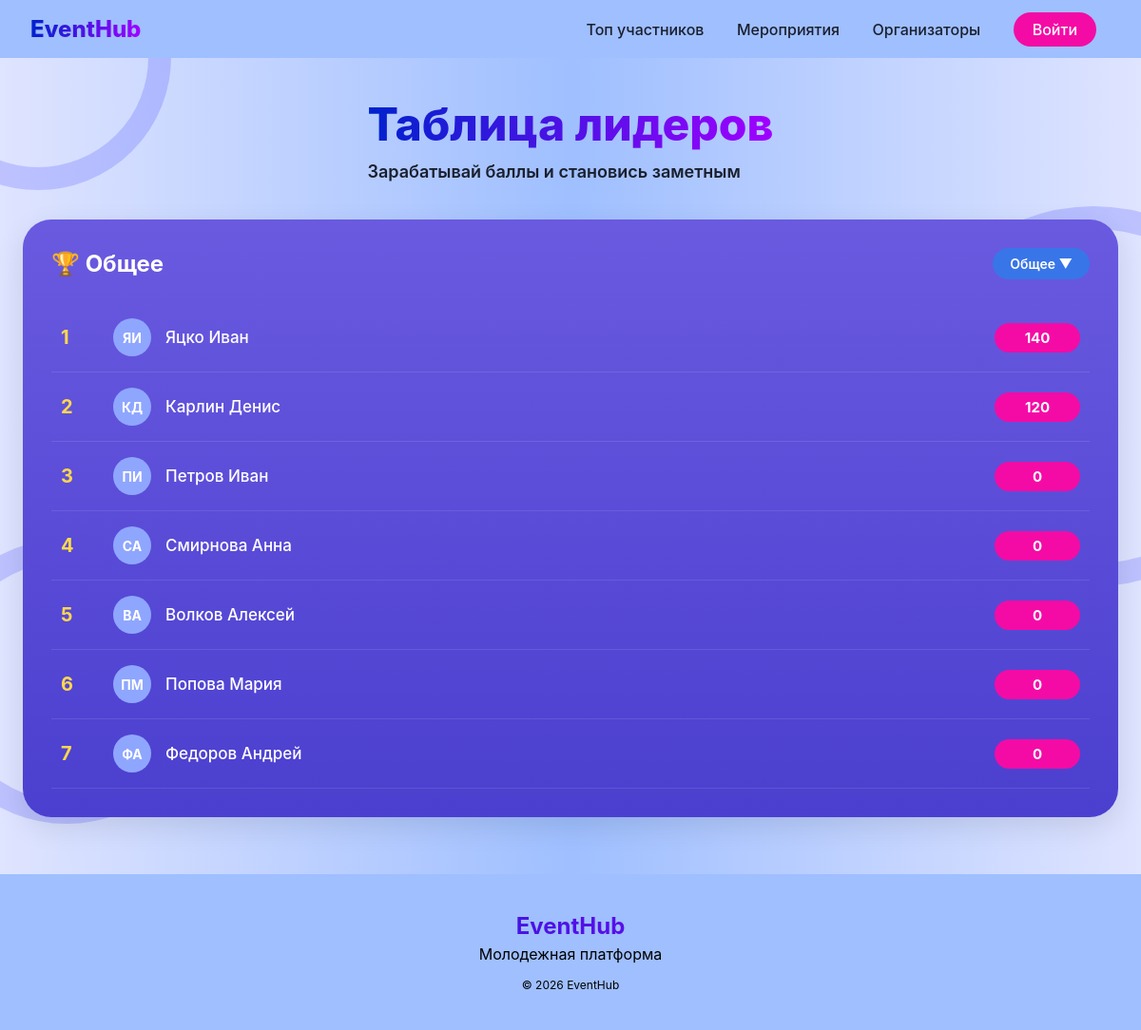
The page /src/pages/top_users_page.php on the database its author committed.
### tables this page shows
CREATE TABLE `event_category` (
  `event_category_id` int NOT NULL,
  `event_category_name` varchar(45) NOT NULL,
  `event_category_descr` varchar(250) NOT NULL
);

CREATE TABLE `rating` (
  `rating_id` int NOT NULL,
  `user_id` int NOT NULL,
  `event_category_id` int NOT NULL,
  `scores` int NOT NULL
);

CREATE TABLE `user` (
  `user_id` int NOT NULL,
  `register_id` int NOT NULL,
  `user_lastname` text NOT NULL,
  `user_name` text NOT NULL,
  `user_midname` text NOT NULL,
  `user_bdate` date NOT NULL,
  `user_city` text NOT NULL
);

### src/pages/top_users_page.php (the view, shortened to what this page needs)
<?php
$db = Database::getConnection();
$category_id = isset($_GET['category']) ? $_GET['category'] : '4';
$categoriesQuery = mysqli_query($db, "SELECT * FROM `event_category` ORDER BY event_category_id ASC");
$currentCategoryName = "Общий рейтинг";
while ($cat = mysqli_fetch_assoc($categoriesQuery)) {
    if ($category_id == $cat['event_category_id']) {
        $currentCategoryName = $cat['event_category_name'];
    }
}
$sql = "SELECT u.user_id, u.user_name, u.user_lastname, u.user_midname, r.scores
        FROM `rating` r
        JOIN `user` u ON r.user_id = u.user_id
        WHERE r.event_category_id = '$category_id'
        ORDER BY r.scores DESC
        LIMIT 50";
$topUsers = mysqli_query($db, $sql);
?>
<!DOCTYPE html>
<html lang="ru">
<head>
</head>
<body>
<div class="bg-circle circle-1"></div>
<div class="bg-circle circle-3"></div>
<header class="header">
    <a href="/" class="logo">EventHub</a>
    <div class="nav">
        <a href="/top_users">Топ участников</a>
        <a href="/events">Мероприятия</a>
        <a href="/organizers">Организаторы</a>
        <?php if (isset($_SESSION['register_id'])): ?>
            <a href="/profile" class="profile-btn">Личный кабинет</a>
        <?php else: ?>
            <a href="/login" class="profile-btn">Войти</a>
        <?php endif; ?>
    </div>
</header>
<main class="content">
    <section class="hero">
        <div class="hero-text">
            <h1>Таблица лидеров</h1>
            <p>Зарабатывай баллы и становись заметным</p>
        </div>
    </section>
    <div class="rating-card">
        <div class="rating-header">
            <div class="rating-title">🏆 <?= htmlspecialchars($currentCategoryName) ?></div>
            <div class="category-filter">
                <div class="dropdown-btn" id="dropdownBtn"><?= htmlspecialchars($currentCategoryName) ?> ▼</div>
            </div>
        </div>
        <div id="list">
            <?php
            $place = 1;
            while ($user = mysqli_fetch_assoc($topUsers)):
                $initials = mb_substr($user['user_lastname'], 0, 1) . mb_substr($user['user_name'], 0, 1);
            ?>
                <div class="rating-item">
                    <a href="/user_stats?id=<?= $user['user_id'] ?>" class="left" style="text-decoration: none; color: inherit;">
                        <div class="rank"><?= $place ?></div>
                        <div class="avatar"><?= $initials ?></div>
                        <div class="name">
                            <?= htmlspecialchars($user['user_lastname']) ?>
                            <?= htmlspecialchars($user['user_name']) ?>
                        </div>
                    </a>
                    <div class="right">
                        <div class="points"><?= $user['scores'] ?></div>
                    </div>
                </div>
            <?php
                $place++;
            endwhile;
            ?>
        </div>
    </div>
</main>
<footer class="footer">
    <h2>EventHub</h2>
    <p>Молодежная платформа</p>
    <p style="margin-top:15px;font-size:12px;">© 2026 EventHub</p>
</footer>
</body>
</html>

### src/pages/top_users_page.php (style rules this page uses)
* { margin: 0; padding: 0; box-sizing: border-box; }
html, body { height: 100%; }
body { font-family: 'Inter', sans-serif; background: linear-gradient(90deg, #DFE4FF 0%, #9FBFFF 50%, #DFE4FF 100%); display: flex; flex-direction: column; }
.bg-circle { position: fixed; border-radius: 50%; border: 24px solid rgba(0,0,255,0.15); z-index: 0; }
.circle-1 { width: 280px; height: 280px; top: -80px; left: -100px; }
.circle-3 { width: 300px; height: 300px; bottom: 20%; left: -80px; }
.header { background: #9FBFFF; display: flex; justify-content: space-between; padding: 16px 32px; align-items: center; position: relative; z-index: 10; flex-shrink: 0; }
.logo { font-weight: 800; font-size: 24px; background: linear-gradient(90deg,#0022CD,#A100FF); -webkit-background-clip: text; color: transparent; text-decoration: none; }
.nav a { margin: 0 15px; text-decoration: none; color: #1A1F2E; font-weight: 500; }
.profile-btn { background: #F40BA6; padding: 8px 20px; border-radius: 30px; color: white !important; }
.content { flex: 1 0 auto; position: relative; z-index: 1; }
.hero { display: flex; align-items: center; justify-content: center; gap: 60px; padding: 40px 20px; }
.hero-text h1 { font-size: 48px; font-weight: 800; background: linear-gradient(90deg,#0022CD,#A100FF); -webkit-background-clip: text; color: transparent; }
.hero-text p { margin-top: 10px; font-size: 18px; font-weight: 600; color: #1A1F2E; }
.rating-card { max-width: 96%; margin: 0 auto 60px; background: linear-gradient(180deg,#6A5AE0,#4B3FCF); border-radius: 30px; padding: 30px; color: white; box-shadow: 0 10px 30px rgba(0,0,0,0.1); }
.rating-header { display: flex; justify-content: space-between; align-items: center; margin-bottom: 25px; flex-wrap: wrap; gap: 15px; }
.rating-title { font-size: 24px; font-weight: 700; }
.category-filter { position: relative; }
.dropdown-btn { background: #3875e8; padding: 8px 18px; border-radius: 20px; cursor: pointer; font-size: 14px; font-weight: 600; }
.rating-item { display: flex; justify-content: space-between; align-items: center; padding: 16px 10px; border-bottom: 1px solid rgba(255,255,255,0.1); transition: 0.2s; }
.left { display: flex; align-items: center; gap: 15px; }
.rank { width: 40px; font-weight: 700; color: #FFD84D; font-size: 20px; }
.avatar { width: 40px; height: 40px; border-radius: 50%; background: #8FA6FF; display: flex; align-items: center; justify-content: center; font-weight: bold; font-size: 14px; text-transform: uppercase; }
.name { font-weight: 500; font-size: 17px; }
.right { display: flex; align-items: center; gap: 15px; }
.points { background: #F40BA6; padding: 6px 16px; border-radius: 20px; font-size: 15px; font-weight: 700; min-width: 90px; text-align: center; }
.footer { background: #9FBFFF; text-align: center; padding: 40px; flex-shrink: 0; }
.footer h2 { background: linear-gradient(90deg,#0022CD,#A100FF); -webkit-background-clip: text; color: transparent; margin-bottom: 5px; }

### rows shown on the page
event_category: event_category_name "Общее"
rating: user.user_name "ЯИ", user.user_lastname "Яцко", user.user_name "Иван", scores "140"
rating: user.user_name "КД", user.user_lastname "Карлин", user.user_name "Денис", scores "120"
rating: user.user_name "ПИ", user.user_lastname "Петров", user.user_name "Иван", scores "0"
rating: user.user_name "СА", user.user_lastname "Смирнова", user.user_name "Анна", scores "0"
rating: user.user_name "ВА", user.user_lastname "Волков", user.user_name "Алексей", scores "0"
rating: user.user_name "ПМ", user.user_lastname "Попова", user.user_name "Мария", scores "0"
rating: user.user_name "ФА", user.user_lastname "Федоров", user.user_name "Андрей", scores "0"
